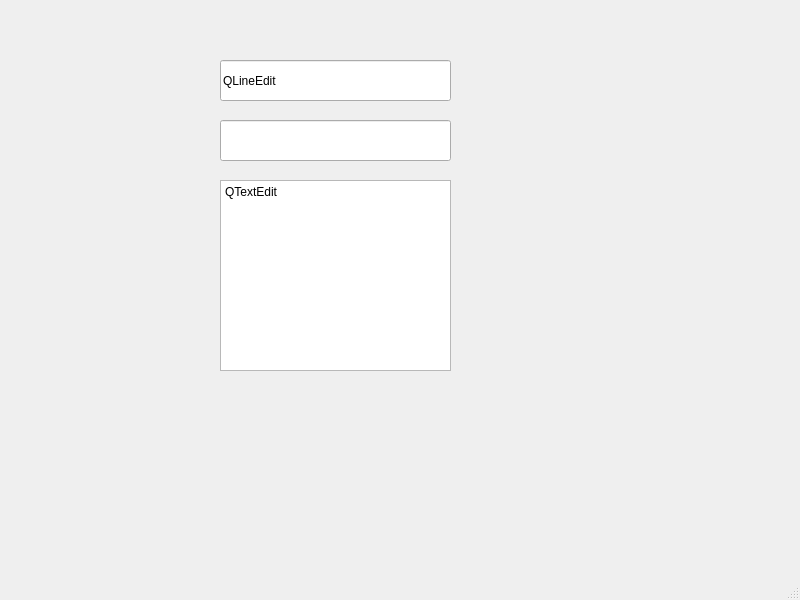
<?xml version="1.0" encoding="UTF-8"?>
<ui version="4.0">
 <class>MainWindow</class>
 <widget class="QMainWindow" name="MainWindow">
  <property name="geometry">
   <rect>
    <x>0</x>
    <y>0</y>
    <width>800</width>
    <height>600</height>
   </rect>
  </property>
  <property name="windowTitle">
   <string>MainWindow</string>
  </property>
  <widget class="QWidget" name="centralwidget">
   <widget class="QLabel" name="label">
    <property name="geometry">
     <rect>
      <x>40</x>
      <y>36</y>
      <width>151</width>
      <height>151</height>
     </rect>
    </property>
    <property name="text">
     <string/>
    </property>
    <property name="pixmap">
     <pixmap>title.png</pixmap>
    </property>
    <property name="scaledContents">
     <bool>true</bool>
    </property>
   </widget>
   <widget class="QLineEdit" name="lineEdit">
    <property name="geometry">
     <rect>
      <x>220</x>
      <y>60</y>
      <width>231</width>
      <height>41</height>
     </rect>
    </property>
    <property name="text">
     <string>QLineEdit</string>
    </property>
   </widget>
   <widget class="QLineEdit" name="lineEdit_2">
    <property name="geometry">
     <rect>
      <x>220</x>
      <y>120</y>
      <width>231</width>
      <height>41</height>
     </rect>
    </property>
    <property name="text">
     <string/>
    </property>
    <property name="maxLength">
     <number>5</number>
    </property>
    <property name="echoMode">
     <enum>QLineEdit::Password</enum>
    </property>
   </widget>
   <widget class="QTextEdit" name="textEdit">
    <property name="geometry">
     <rect>
      <x>220</x>
      <y>180</y>
      <width>231</width>
      <height>191</height>
     </rect>
    </property>
    <property name="markdown">
     <string>QTextEdit

</string>
    </property>
    <property name="html">
     <string>&lt;!DOCTYPE HTML PUBLIC &quot;-//W3C//DTD HTML 4.0//EN&quot; &quot;http://www.w3.org/TR/REC-html40/strict.dtd&quot;&gt;
&lt;html&gt;&lt;head&gt;&lt;meta name=&quot;qrichtext&quot; content=&quot;1&quot; /&gt;&lt;style type=&quot;text/css&quot;&gt;
p, li { white-space: pre-wrap; }
&lt;/style&gt;&lt;/head&gt;&lt;body style=&quot; font-family:'Gulim'; font-size:9pt; font-weight:400; font-style:normal;&quot;&gt;
&lt;p style=&quot; margin-top:6px; margin-bottom:6px; margin-left:0px; margin-right:0px; -qt-block-indent:0; text-indent:0px;&quot;&gt;QTextEdit&lt;/p&gt;&lt;/body&gt;&lt;/html&gt;</string>
    </property>
   </widget>
  </widget>
  <widget class="QMenuBar" name="menubar">
   <property name="geometry">
    <rect>
     <x>0</x>
     <y>0</y>
     <width>800</width>
     <height>26</height>
    </rect>
   </property>
  </widget>
  <widget class="QStatusBar" name="statusbar"/>
 </widget>
 <resources/>
 <connections/>
</ui>
